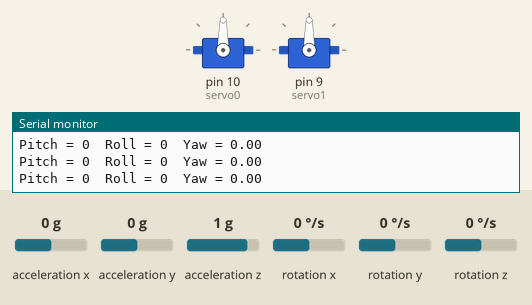
Recording of a sketch running on a simulated Arduino Uno, built with avr-gcc and run on an emulated ATmega328P. Parts: 2 × servo, the last lines printed to the serial monitor. The inputs (shaded band) are chosen by the test bench; at power-on: rotation z 0 °/s, acceleration x 0 g, acceleration y 0 g, acceleration z 1 g, rotation x 0 °/s, rotation y 0 °/s.

Above: at 1.2 s.
1.3 s: rotation z set to -3 °/s
At 2.3 s:
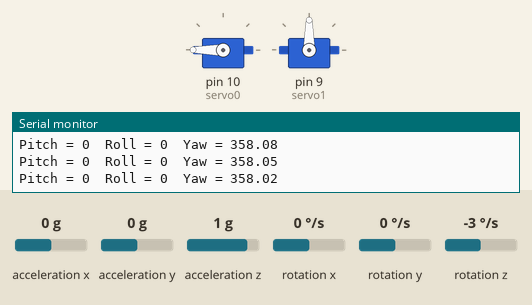
2.8 s: rotation z set to -132 °/s
5.8 s: rotation z set to -143 °/s
8.2 s: acceleration x set to -1.4 g
At 8.8 s:
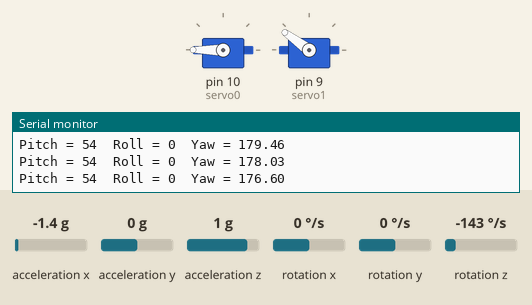
11.2 s: acceleration y set to -1.4 g
At 12.6 s:
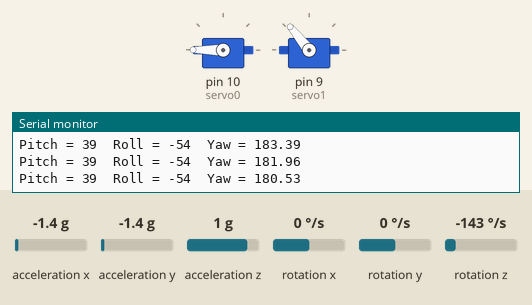
14.2 s: acceleration x set to -0.8 g
At 15.1 s:
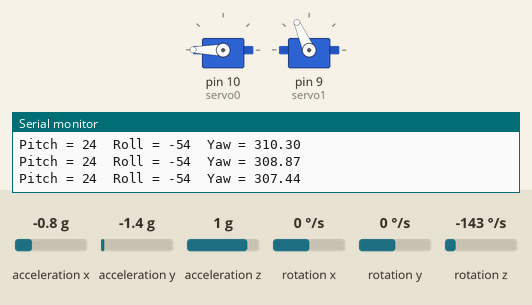
Timing chart, 0 to 19.2 s (numbered marks = the images above; inputs shaded):
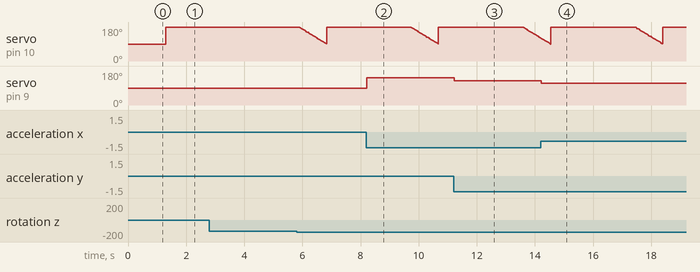

The sketch:

Test_ypr.ino
```cpp
// Roll, Pitch and Yaw with MPU6050
// http://www.giuseppecaccavale.it
// Giuseppe Caccavale

#include <Wire.h>
#include <MPU6050.h>
#include <Servo.h>

MPU6050 mpu;

Servo servo0;
Servo servo1;

// Pitch, Roll and Yaw values
int pitch = 0;
int roll = 0;
float yaw = 0;

void setup()
{
  Serial.begin(115200);

  Serial.println("Initialize MPU6050");

  while(!mpu.begin(MPU6050_SCALE_2000DPS, MPU6050_RANGE_2G))
  {
    Serial.println("Could not find a valid MPU6050 sensor, check wiring!");
    delay(500);
  }

  // Calibrate gyroscope. The calibration must be at rest.
  // If you don't want calibrate, comment this line.
  mpu.calibrateGyro();

  // Set threshold sensivty. Default 3.
  // If you don't want use threshold, comment this line or set 0.
  mpu.setThreshold(1);

  servo0.attach(10);
  servo1.attach(9);
}

void loop() {
  // Read normalized values
  Vector normAccel = mpu.readNormalizeAccel();
  Vector normGyro = mpu.readNormalizeGyro();

  // Calculate Pitch & Roll
  pitch = -(atan2(normAccel.XAxis, sqrt(normAccel.YAxis*normAccel.YAxis + normAccel.ZAxis*normAccel.ZAxis))*180.0)/M_PI;
  roll = (atan2(normAccel.YAxis, normAccel.ZAxis)*180.0)/M_PI;

  //Ignore the gyro if our angular velocity does not meet our threshold
  if (normGyro.ZAxis > 1 || normGyro.ZAxis < -1) {
    normGyro.ZAxis /= 100;
    yaw += normGyro.ZAxis;
  }

   //Keep our angle between 0-359 degrees
  if (yaw < 0)
    yaw += 360;
  else if (yaw > 359)
    yaw -= 360;

  // Output
  Serial.print("Pitch = ");
  Serial.print(pitch);
  Serial.print("\tRoll = ");
  Serial.print(roll);
  Serial.print("\tYaw = ");
  Serial.print(yaw);

  Serial.println();

  int servo0Value = map(yaw, -90, 90, 0, 180);
  int servo1Value = map(pitch, -90, 90, 0, 180);

  servo0.write(servo0Value);
  servo1.write(servo1Value);

  delay(10);
}
```

Measured:
- the behaviour switches between -1 and -2 °/s on rotation z (found by bisection; images 0 and 1)
- after the input at 1.3 s, servo on pin 10 (servo0): 90° → 180° at once
- after the input at 8.2 s, servo on pin 9 (servo1): 90° → 144° at once
- after the input at 11.2 s, servo on pin 9 (servo1): 144° → 129° at once
- after the input at 14.2 s, servo on pin 9 (servo1): 129° → 114° at once
